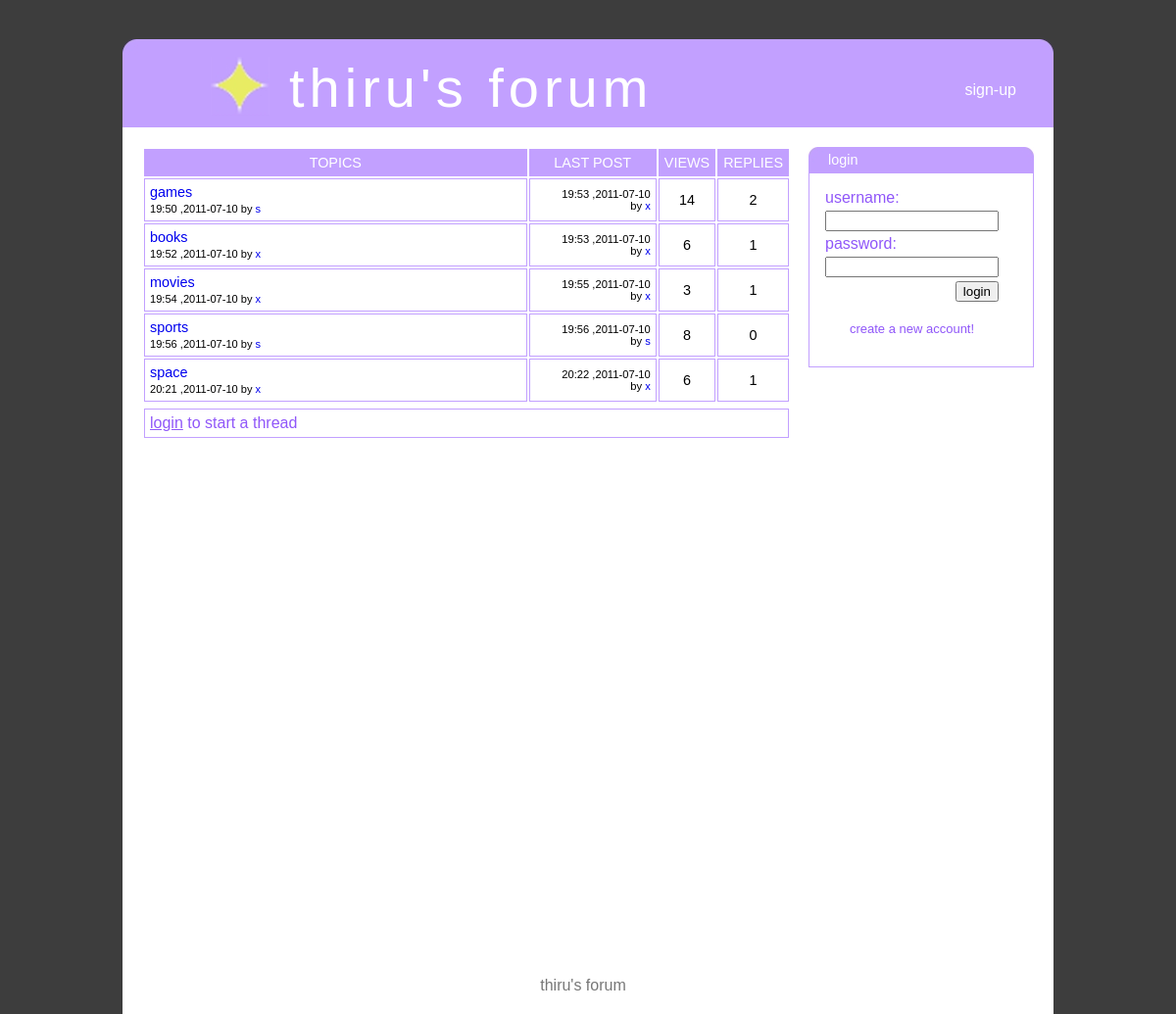
/, run on an earlier commit of the app's database.
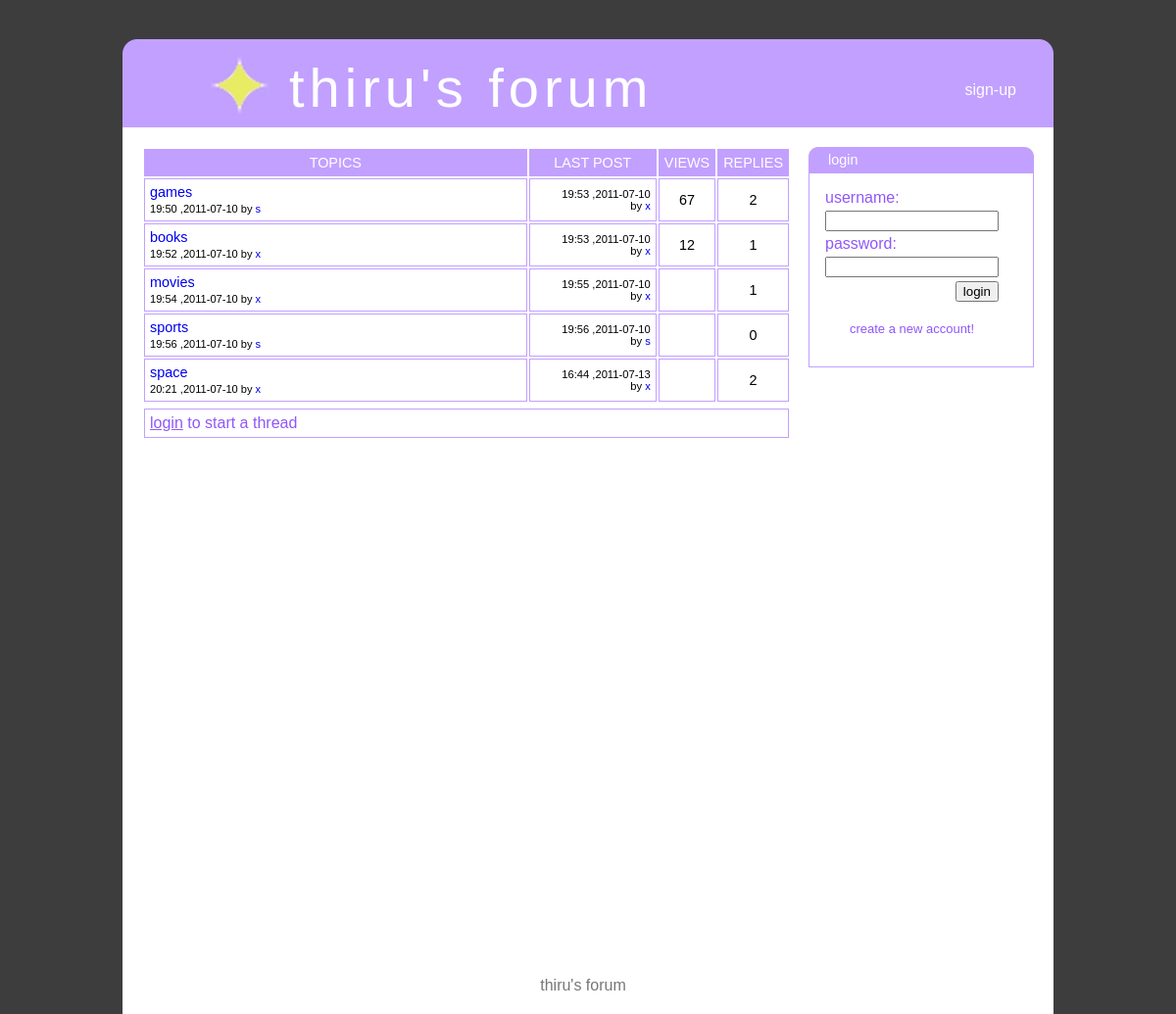
And on a later commit of the database.
### tables this page shows
CREATE TABLE IF NOT EXISTS `postx` (
  `post_id` int(11) NOT NULL,
  `parent_id` int(11) NOT NULL,
  `username` varchar(30) NOT NULL,
  `title` varchar(30) NOT NULL,
  `content` text NOT NULL,
  `time` time NOT NULL,
  `date` date NOT NULL
);

CREATE TABLE IF NOT EXISTS `viewx` (
  `parent_id` int(11) NOT NULL,
  `views` int(11) NOT NULL
);

### index.php (the view, shortened to what this page needs)
<!DOCTYPE HTML PUBLIC "-//W3C//DTD HTML 4.01//EN"
        "http://www.w3.org/TR/html4/strict.dtd">
<html>
      <head>
            <link href="styx.css" rel="stylesheet" type="text/css">
     </head>
      <body>
         <div id="cz" style="margin-top:40px;text-align:left;">
             <div id="header">
                 <div>
                 <img src="leftcurve.jpeg" style="float:left;">
                 <img src="rightcurve.jpeg" style="float:right;">
                 </div>
                  <br>
                           <div style="margin-left:90px;">
                               <img src="sign.jpeg">
                               <div id="h">thiru's forum</div>
                           </div>
                         <div id="linkx">
                         <ul>
                      <li><a href='signup.php'>sign-up</a></li>
                        </ul>
                        </div>
                </div>
       <div id="cont">
                 <div id="leftx">
                 <table id="tablex" >
     <tr id="tr1x"><td width="50%">TOPICS</td><td>LAST POST</td><td>VIEWS</td><td>REPLIES</td>
</tr>
           <?php
            $con2=mysql_connect("localhost","root","") or die(mysql_error());
            $sq5="SELECT * FROM postx WHERE post_id=parent_id ORDER BY parent_id;";
            $res1=mysql_query($sq5,$con2);
            while($row=mysql_fetch_array($res1))
{
               $parent1x=$row["parent_id"];
              $sq3="SELECT count(*) FROM postx WHERE parent_id='{$parent1x}' AND parent_id<>post_id ;";
                  $re2=mysql_query($sq3,$con2);
                  $count=mysql_fetch_assoc($re2);
               foreach($count as $name=>$value)
                     {
                    $re6=$value;
                     }
        $sq4="SELECT * FROM postx WHERE post_id=(SELECT MAX(post_id) FROM postx WHERE parent_id='{$parent1x}');";
$re3=mysql_query($sq4,$con2);
while($count2=mysql_fetch_array($re3))
{
$time2=$count2["time"];
$day2=$count2["date"];
$author2=$count2["username"];
}
$sq10="SELECT views FROM viewx WHERE parent_id=".$row["parent_id"].";";
$re11=mysql_query($sq10,$con2);
$vs=mysql_fetch_array($re11);
$views=$vs["views"];
             echo    " <tr>
  <td width='60%' style='text-align:left;' ><a href='rex.php?xs=".$row["parent_id"]."' >".$row["title"]."</a><br><span style='font-size:77%'>".substr($row["time"],0,5)." ,".$row["date"]." by <a href='prox.php?xf=".$row["username"]."'>".$row["username"]."</a></span>
                        </td>
                        <td style='text-align:right;font-size:70%;' width='20%' >".substr($time2,0,5)." ,".$day2."<br> by <a href='prox.php?xf=".$author2."'>".$author2." </a></td>
                        <td>".$views."</td>
                        <td >".$re6."</td>
</tr>"   ;
       }
             ?>
                 </table>
               <?php
                   if(isset($_SESSION["usrx"]))
                   {
                     echo "  <div id='threadx'>
                         <div id='h3' >
                               <div class='lt'> START THREAD</div>
                          </div>
                    <div id='cthreadx'>
                                  <form >
                             <table>
                                <tr><td align='right'>Title :</td><td><input style='border: 1px inset;' type='text' id='tix' name='titlex'></td><td id='lok1' class='yut'></td></tr>
                                <tr><td valign='top' align='right'>Content :</td><td><textarea style='border: 1px inset;' id='cox' name='contentx' rows='4' cols='50'></textarea></td><td id='lok2' class='yut'></td></tr>
                                 <tr><td colspan='2' align='right'><input type='button' value='submit' onclick='ithread();'></td></tr>
                            </table>
                                  </form>
                     </div>
                             </div>";
                   }
                  else
                      echo "<div id='ct1'><a href='xlogin.php'>login</a> to start a thread</div>";
                ?>
                 </div>
                 <div id="rightx">
                               <div id="h2" >
                           <img src="l2.jpeg" style="float:left;">
                             <img src="r2.jpeg" style="float:right;">
                    <?php      if(isset($_SESSION["usrx"]))
                               {
                                 echo "<div class='lt'>user details</div></div>
                               <div id='logbox'>";
                              }
                         else
                              {
                                 echo "<div class='lt' >login</div></div>
                               <div id='logbox'>";
                               }
                  if(isset($_SESSION["usrx"]))
               {
               $usx5=$_SESSION["usrx"];
              $sq31="SELECT joindate,picture FROM userx WHERE username='{$usx5}';";
              $count31=mysql_query($sq31,$con2) or die(mysql_error());
              $count39=mysql_fetch_array($count31);
              $sq32="SELECT count(*) AS pox FROM postx WHERE username='{$usx5}';";
              $count32=mysql_query($sq32,$con2) or die(mysql_error());
              $count40=mysql_fetch_array($count32);
                    echo "<span class='lt7'>$usx5</span><br><br>
                         <div id='picx' style='text-align:center;'>  <img src='".$count39["picture"]."' height='100' width='120'>  </div>
                         <div class='sd3'>
                        <strong>no.posts : </strong>".$count40["pox"]."<br>
                        <strong>joined : </strong>".$count39["joindate"]."<br>
                        <strong>last visit </strong>: ";
         if(isset($_SESSION["lastd"]))
                 {
                  echo  substr($_SESSION["lastd"],0,-3);
                }
        echo   "
                          </div>  ";
                 }
              else
                 {
                     echo "<table>";
                echo    "   <form method='POST' action='login.php'>
                             <tr>
                                         <td>
                            username:
                                         </td>
                             </tr>
                              <tr>
                                          <td>
                            <input type='text' size='19' name='usr'>
                                          </td>
                              </tr>
                              <tr>
                                          <td>
                             password:
                                          </td>
                              </tr>
                              <tr>
                                           <td >
                             <input type='password' size='19' name='pass'>
                                           </td>
                              </tr>
                              <tr>
                                            <td align='right'>
                             <input  type='submit' value='login'>
                                            </td>
                              </tr>
                               <tr>
                                            <td style='padding:15px;' align='center'>
                               <a href='signup.php'>create a new account!</a>
                                            </td>
                               </tr> </form>";}  ?>
                      </table>
                                </div>
                </div>
         </div>
                 <div id="footer">
                     thiru's forum
                 </div>
          </div>
     </body>
</html>

### styx.css (style rules this page uses)
body { margin:0; font-family:verdana,sans-serif; background-color:#3d3d3d; text-align:center; }
#cz { width:950px; background-color:#FFFFFF; display:table; margin:0 auto; }
#header { background-color:#c2a0ff; height:90px; color:#ffffff; }
#cont { background-color:#ffffff; }
#footer { color:#777777; text-align:center; width:900px; display:table; padding:20px; }
#h { margin-top:-65px; margin-left:80px; font-family:ubuntu,verdana,sans-serif; letter-spacing:5px; font-size:3.5em; }
#linkx { float:right; margin-top:-63px; margin-right:30px; }
#linkx li { list-style-type:none; float:left; padding:8px; }
#linkx a { text-decoration:none; color:#ffffff; font-size:16px; }
#logbox { padding:13px; }
#rightx { background-color:#ffffff; float:right; border-left:1px solid #c2a0ff; border-right:1px solid #c2a0ff; border-bottom:1px solid #c2a0ff; width:228px; margin-right:20px; margin-top:20px; margin-bottom:20px; }
#leftx { float:left; margin-top:20px; margin-left:20px; width:660px; background-color:#ffffff; margin-bottom:500px; }
#h2 { margin-left:-1px; background-color:#c2a0ff; height:27px; width:230px; }
.lt { color:#ffffff; padding:5px; font-size:90%; }
#logbox td { font-size:16px; color:#9057f9; }
#logbox a { color:#9057f9; text-decoration:none; font-size:13px; }
#tablex { width:662px; border-collapse:separate; border-spacing:2px; }
#tablex td { padding:5px; border:1px solid #c2a0ff; text-align:center; font-size:90%; }
#tablex td a { text-decoration:none; }
#tr1x td { background-color:#c2a0ff; color:#ffffff; text-align:center; font-size:90%; }
#ct1 { color:#9057f9; padding:5px; border:1px solid #c2a0ff; margin-top:5px; margin-left:2px; background-color:#ffffff; margin-bottom:30px; }
#ct1 a { color:#9057f9; }

What changed in the data, as far as the page shows it:
changed through a linked row, postx "games": parent.views "14" → "67"
changed through a linked row, postx "books": parent.views "6" → "12"
shown differently, row unchanged: postx "movies": parent.views "3" → (not shown)
shown differently, row unchanged: postx "sports": parent.views "8" → (not shown)
shown differently, row unchanged: postx "space": postx.time "20:22" → "16:44"; postx.date "2011-07-10" → "2011-07-13"; re6 "1" → "2"; parent.views "6" → (not shown)
